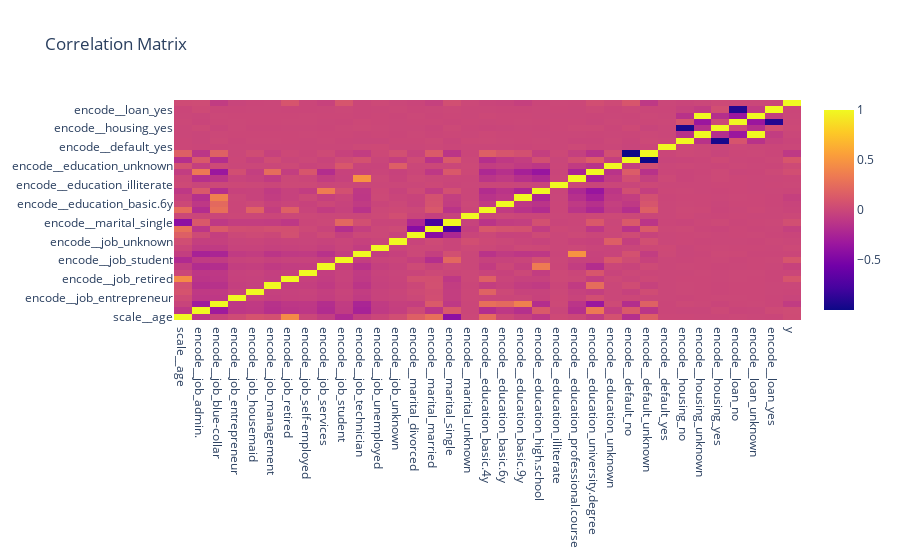

Notebook source saved alongside this figure:
### Code cell
fig = go.Figure()
fig.add_trace(
    go.Heatmap(
        x = df_for_corr.corr().columns,
        y = df_for_corr.corr().index,
        z = np.array(df_for_corr.corr()
        )
    )
)
fig.update_layout(title = 'Correlation Matrix')

### Figure 1 — Plotly figure (JSON) as saved in the notebook; plotly's stock layout.template omitted (floating-point values rounded to 4 significant figures; data arrays with more than 128 entries replaced by an {"elided": "..."} marker saying what was removed)
{"data": [{"type": "heatmap", "x": ["scale__age", "encode__job_admin.", "encode__job_blue-collar", "encode__job_entrepreneur", "encode__job_housemaid", "encode__job_management", "encode__job_retired", "encode__job_self-employed", "encode__job_services", "encode__job_student", "encode__job_technician", "encode__job_unemployed", "encode__job_unknown", "encode__marital_divorced", "encode__marital_married", "encode__marital_single", "encode__marital_unknown", "encode__education_basic.4y", "encode__education_basic.6y", "encode__education_basic.9y", "encode__education_high.school", "encode__education_illiterate", "encode__education_professional.course", "encode__education_university.degree", "encode__education_unknown", "encode__default_no", "encode__default_unknown", "encode__default_yes", "encode__housing_no", "encode__housing_unknown", "encode__housing_yes", "encode__loan_no", "encode__loan_unknown", "encode__loan_yes", "y"], "y": ["scale__age", "encode__job_admin.", "encode__job_blue-collar", "encode__job_entrepreneur", "encode__job_housemaid", "encode__job_management", "encode__job_retired", "encode__job_self-employed", "encode__job_services", "encode__job_student", "encode__job_technician", "encode__job_unemployed", "encode__job_unknown", "encode__marital_divorced", "encode__marital_married", "encode__marital_single", "encode__marital_unknown", "encode__education_basic.4y", "encode__education_basic.6y", "encode__education_basic.9y", "encode__education_high.school", "encode__education_illiterate", "encode__education_professional.course", "encode__education_university.degree", "encode__education_unknown", "encode__default_no", "encode__default_unknown", "encode__default_yes", "encode__housing_no", "encode__housing_unknown", "encode__housing_yes", "encode__loan_no", "encode__loan_unknown", "encode__loan_yes", "y"], "z": {"elided": "35x35 float values"}}], "layout": {"title": {"text": "Correlation Matrix"}}}
